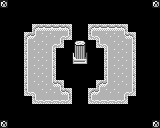

The image is a tile-based game level rendered from a .tmx file. Its description and complete source (layers, tilesets, objects, tile grids) follow:
An orthogonal 20x16 tile map with 8x8 px tiles, 3 tile layers (Background, Collision, Overlap).

<map version="1.0" orientation="orthogonal" renderorder="right-down" width="20" height="16" tilewidth="8" tileheight="8" nextobjectid="1">
 <tileset firstgid="1" name="char_sheet" tilewidth="8" tileheight="8" tilecount="1024">
  <image source="char_sheet.png" width="256" height="256" />
 </tileset>
 <layer name="Background" width="20" height="16">
  <data encoding="csv">
63,0,0,0,0,0,0,0,0,0,0,0,0,0,0,0,0,0,0,63,
0,0,0,0,0,0,0,0,0,0,0,0,0,0,0,0,0,0,0,0,
0,0,0,0,0,0,0,0,0,0,0,0,0,0,0,0,0,0,0,0,
0,0,0,0,0,0,0,0,0,0,0,0,0,0,0,0,0,0,0,0,
0,0,0,0,0,0,0,0,0,0,0,0,0,0,0,0,0,0,0,0,
0,0,0,0,0,0,0,0,0,0,0,0,0,0,0,0,0,0,0,0,
0,0,0,0,0,0,0,0,0,0,0,0,0,0,0,0,0,0,0,0,
0,0,0,0,0,0,0,0,0,0,0,0,0,0,0,0,0,0,0,0,
0,0,0,0,0,0,0,0,0,0,0,0,0,0,0,0,0,0,0,0,
0,0,0,0,0,0,0,0,0,0,0,0,0,0,0,0,0,0,0,0,
0,0,0,0,0,0,0,0,0,0,0,0,0,0,0,0,0,0,0,0,
0,0,0,0,0,0,0,0,0,0,0,0,0,0,0,0,0,0,0,0,
0,0,0,0,0,0,0,0,0,0,0,0,0,0,0,0,0,0,0,0,
0,0,0,0,0,0,0,0,0,0,0,0,0,0,0,0,0,0,0,0,
0,0,0,0,0,0,0,0,0,0,0,0,0,0,0,0,0,0,0,0,
63,0,0,0,0,0,0,0,0,0,0,0,0,0,0,0,0,0,0,63
</data>
 </layer>
 <layer name="Collision" width="20" height="16">
  <data encoding="csv">
0,0,0,0,0,0,0,0,0,0,0,0,0,0,0,0,0,0,0,0,
0,0,0,0,0,0,0,0,0,0,0,0,0,0,0,0,0,0,0,0,
0,0,0,0,0,0,0,0,0,0,0,0,0,0,0,0,0,0,0,0,
0,0,0,0,414,415,415,415,416,0,0,414,415,415,415,416,0,0,0,0,
0,0,0,414,383,352,352,350,480,0,0,478,351,352,352,382,416,0,0,0,
0,0,0,446,352,352,350,480,0,0,0,0,478,351,352,352,448,0,0,0,
0,0,0,446,352,352,448,0,0,528,529,0,0,446,352,352,448,0,0,0,
0,0,0,446,352,352,448,0,0,560,561,0,0,446,352,352,448,0,0,0,
0,0,0,446,352,352,448,0,0,0,0,0,0,446,352,352,448,0,0,0,
0,0,0,446,352,352,448,0,0,0,0,0,0,446,352,352,448,0,0,0,
0,0,0,446,352,352,382,416,0,0,0,0,414,383,352,352,448,0,0,0,
0,0,0,478,351,352,352,382,416,0,0,414,383,352,352,350,480,0,0,0,
0,0,0,0,478,479,479,479,480,0,0,478,479,479,479,480,0,0,0,0,
0,0,0,0,0,0,0,0,0,0,0,0,0,0,0,0,0,0,0,0,
0,0,0,0,0,0,0,0,0,0,0,0,0,0,0,0,0,0,0,0,
0,0,0,0,0,0,0,0,0,0,0,0,0,0,0,0,0,0,0,0
</data>
 </layer>
 <layer name="Overlap" width="20" height="16">
  <data encoding="csv">
0,0,0,0,0,0,0,0,0,0,0,0,0,0,0,0,0,0,0,0,
0,0,0,0,0,0,0,0,0,0,0,0,0,0,0,0,0,0,0,0,
0,0,0,0,0,0,0,0,0,0,0,0,0,0,0,0,0,0,0,0,
0,0,0,0,0,0,0,0,0,0,0,0,0,0,0,0,0,0,0,0,
0,0,0,0,0,0,0,0,0,0,0,0,0,0,0,0,0,0,0,0,
0,0,0,0,0,0,0,0,0,464,465,0,0,0,0,0,0,0,0,0,
0,0,0,0,0,0,0,0,0,0,0,0,0,0,0,0,0,0,0,0,
0,0,0,0,0,0,0,0,0,0,0,0,0,0,0,0,0,0,0,0,
0,0,0,0,0,0,0,0,0,0,0,0,0,0,0,0,0,0,0,0,
0,0,0,0,0,0,0,0,0,0,0,0,0,0,0,0,0,0,0,0,
0,0,0,0,0,0,0,0,0,0,0,0,0,0,0,0,0,0,0,0,
0,0,0,0,0,0,0,0,0,0,0,0,0,0,0,0,0,0,0,0,
0,0,0,0,0,0,0,0,0,0,0,0,0,0,0,0,0,0,0,0,
0,0,0,0,0,0,0,0,0,0,0,0,0,0,0,0,0,0,0,0,
0,0,0,0,0,0,0,0,0,0,0,0,0,0,0,0,0,0,0,0,
0,0,0,0,0,0,0,0,0,0,0,0,0,0,0,0,0,0,0,0
</data>
 </layer>
</map>
